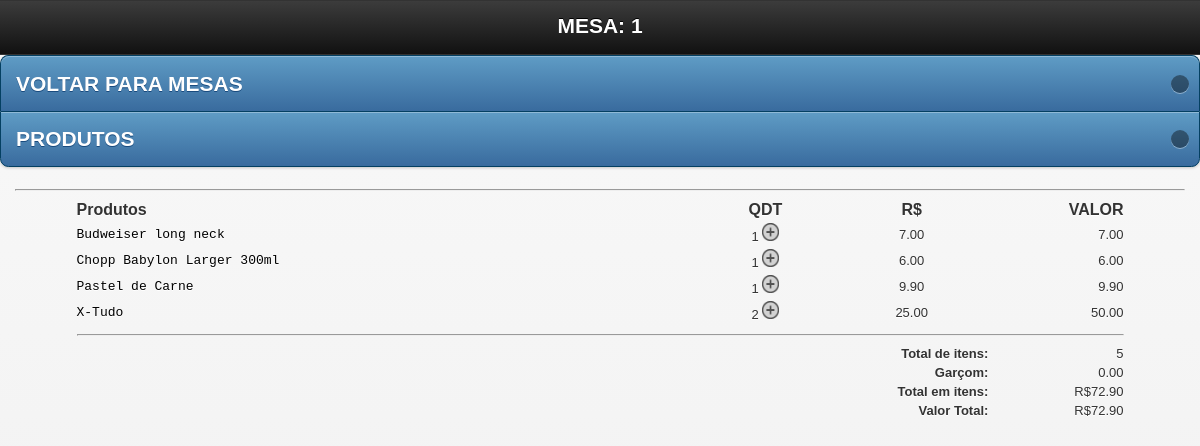
The app's page /mobile/vermesa.php?id_mesa=1 (signed in), older data.
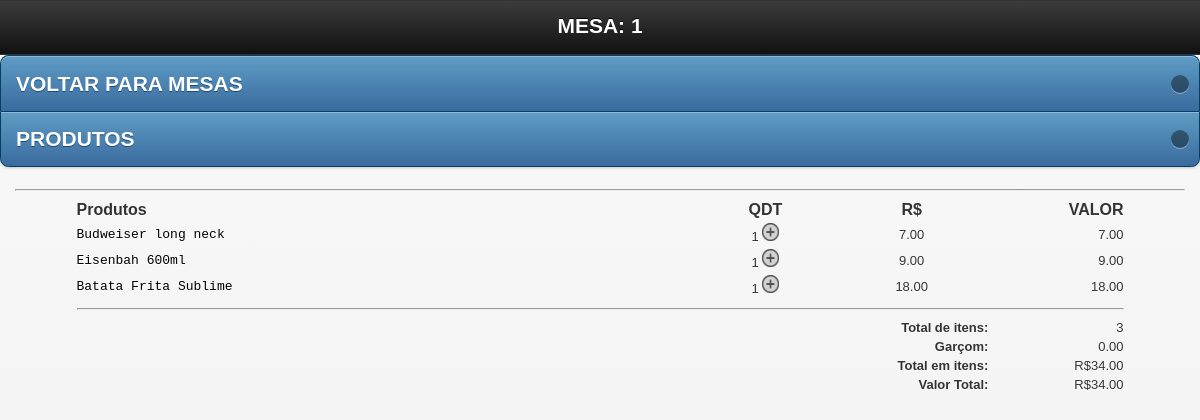
The same page, newer data.
### tables this page shows
CREATE TABLE `tbl_carrinho` (
  `id` int(11) NOT NULL AUTO_INCREMENT,
  `cod` int(11) NOT NULL,
  `nome` varchar(150) NOT NULL,
  `preco` varchar(10) NOT NULL,
  `qtd` int(11) NOT NULL,
  `comanda` int(200) NOT NULL,
  `data` date NOT NULL,
  `time` time NOT NULL,
  `id_mesa` int(30) NOT NULL,
  `situacao` int(2) NOT NULL,
  `idGarcon` varchar(200) NOT NULL,
  `status` int(1) NOT NULL,
  `destino` int(1) NOT NULL,
  `entregue` int(1) NOT NULL,
  `feito` int(1) NOT NULL,
  `observacao` varchar(40) NOT NULL,
  PRIMARY KEY (`id`)
);

CREATE TABLE `config` (
  `id_conf` int(30) NOT NULL,
  `empresa` varchar(200) NOT NULL,
  `telefone` varchar(30) NOT NULL,
  `pgarcon` int(10) NOT NULL,
  `ativo` int(2) NOT NULL
);

### mobile/vermesa.php (the view, shortened to what this page needs)
<?php include "../config/conexao.php";
$login = $_SESSION['garcon_session'];
$g = mysqli_query($db,"SELECT * FROM garcon WHERE login='$login'");
$mostra = $g->fetch_assoc();
$idGarcon = $mostra['idGarcon'];
?>
<!doctype html>
<html class="no-js ui-mobile-rendering" lang="pt">
<head>
      <link rel="stylesheet" href="css/jquery.mobile-1.3.1.min.css" />
      <link rel="stylesheet" href="../css/css.css"/>
</head>
<body>
<div id="categories" data-role="page" data-title="Categories">
      <div data-role="header">
            <h1>MESA: <?php echo $_GET['id_mesa']; ?></h1>
      </div>
             <ul data-role="listview" data-inset="true" data-theme="b">
            <li><a href="mesas.php">VOLTAR PARA MESAS</a></li>
            <li><a href="javascript:window.history.go(-1)">PRODUTOS</a></li>
            </ul>
      <div data-role="content">
      <hr/>
      <div id="mesas2">
<table width="100%">
    <tr style="font-size:16px;">
	  <td width="56%" style="font-size:16px;"><strong>Produtos</strong></td>
	  <td width="12%" align="center"style="font-size:16px;"><strong>QDT</strong></td>
	  <td width="14%" align="center"style="font-size:16px;"><strong>R$</strong></td>
	  <td align="right" style="font-size:16px;"><strong>VALOR</strong></td>
	  </tr>
	<?php
	$mesa = $_GET['id_mesa'];
	$carrinho = mysqli_query($db,"SELECT *, SUM(qtd) AS qt,SUM(preco) AS pr FROM tbl_carrinho WHERE id_mesa = '$mesa' AND situacao ='1' GROUP BY cod") or die($db->error);
	if($carrinho == false){
		echo "";
	}else{
		$itens = 0;
		$total = 0;
		while($res = $carrinho->fetch_assoc()){
			$id           	= $res['id'];
			$nome  			= $res['nome'];
			$unitario		= $res['preco'];
			$qtd		 	= $res['qtd'];
			$id_mesa		= $res['id_mesa'];
			$itens			+=$qtd;
			$totalProduto   = (double)$unitario*$qtd;
			$total          += $totalProduto;
	?>
	<tr class="fontcomanda">
    <td align="left" class="btn">
      <a href="cozinha.php?id_mesa=<?php echo $id_mesa ?>&nome=<?php echo $nome; ?>"  title="Imprimir" onclick="Cozinha(this.href,'nomeJanela','350','600','yes');return false" class="fontcomanda"><?php echo $nome; ?></a></td>
    <td align="center" class="btn"><?php echo $qtd; ?> <a href="cadastra.php?adiciona=produto&id=<?php echo $id; ?>&qtd=<?php echo $qtd; ?>&id_mesa=<?php echo $id_mesa; ?>&idGarcon=<?php echo $idGarcon; ?>"><img src="../imagens/qtd.png" width="17" height="18" border="0" /></a></td>
    <td align="center" ><?php echo $unitario ?></td>
    <td width="12%" align="right"><?php echo number_format($totalProduto, 2); ?></td>
    </tr>
     <?php
		}
	}
	?>
     <tr class="fontcomanda">
       <td colspan="4" align="right" class="btn"><hr/></td>
     </tr>
     <tr class="fontcomanda">
	  <td colspan="3" align="right" class="btn"><strong>Total de itens:</strong></td>
	  <td align="right"><?php echo $itens ?></td>
    </tr>
     <tr class="fontcomanda">
       <td colspan="3" align="right" class="btn"><strong>Garçom: </strong></td>
       <td align="right">
         <?php
			$g = mysqli_query($db,"SELECT * FROM config") or die(mysql_error());
			$w = $g->fetch_assoc();
			$ativo = $w['ativo'];
			$percentual = $w['pgarcon'];
			if($ativo == 1){
			$porcento_garcon = $percentual;
			}else{
			$porcento_garcon = 0;
			}
				$pgarcon = $total * $porcento_garcon / 100;
				$somatotal = $total + $pgarcon;
			?> <?php echo number_format($pgarcon, 2, '.', '.'); ?>
       </td>
     </tr>
     <tr class="fontcomanda">
       <td colspan="3" align="right" class="btn"><strong>Total em itens: </strong></td>
       <td align="right">R$<?php echo number_format($total, 2, '.', '.'); ?></td>
     </tr>
     <tr class="fontcomanda">
       <td colspan="3" align="right" class="btn"><strong>Valor Total: </strong></td>
       <td align="right">R$<?php echo number_format($somatotal, 2, '.', '.'); ?></td>
     </tr>
    </table>
</div>
</body>
</html>

### css/css.css (style rules this page uses)
body { margin-left: 0px;margin-top: 0px;margin-right: 0px;margin-bottom: 0px; background-color:#FFF; font-family:Verdana, Geneva, sans-serif; font-size:14px; }
h1 { font-size:18px; margin-top:0; }
#mesas2 { width:90%; height:700px; margin:0 auto;overflow:auto; margin-top: }
.fontcomanda { font-size:13px; }
.fontcomanda a:link { font:10px "Courier New", Courier, monospace; font-size:13px; text-decoration:none;color:#000; }

Row changes from the older to the newer data that the page shows:
removed tbl_carrinho: nome "Chopp Babylon Larger 300ml", qtd "1", preco "6.00"
removed tbl_carrinho: nome "Pastel de Carne", qtd "1", preco "9.90"
removed tbl_carrinho: nome "X-Tudo", qtd "2", preco "25.00", totalProduto "50.00"
added tbl_carrinho: nome "Eisenbah 600ml", qtd "1", preco "9.00"
added tbl_carrinho: nome "Batata Frita Sublime", qtd "1", preco "18.00"
changed config: pgarcon "72.90" → "34.00"
Text that changed along with them:
$itens: "5" → "3"
$total: "72.90" → "34.00"
